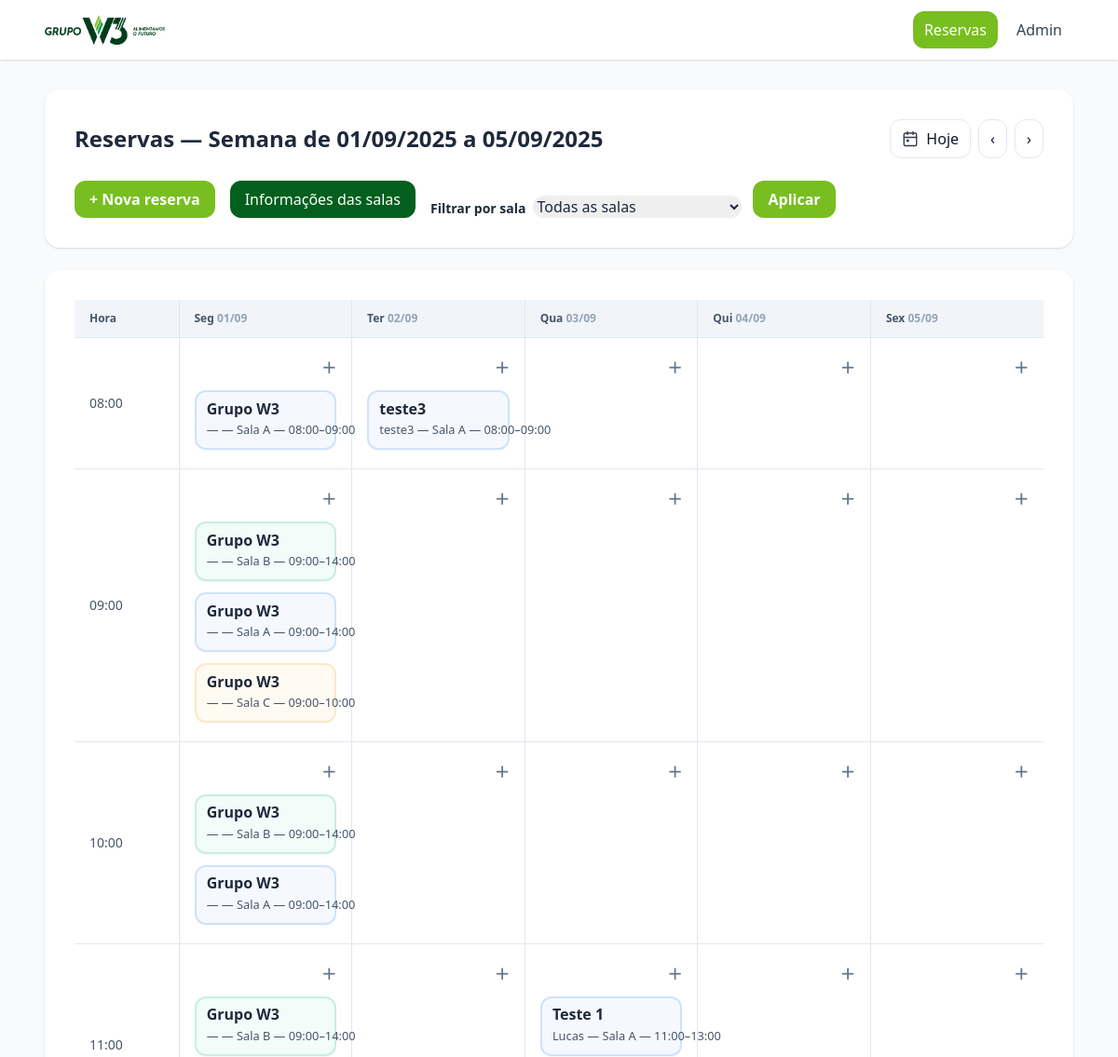
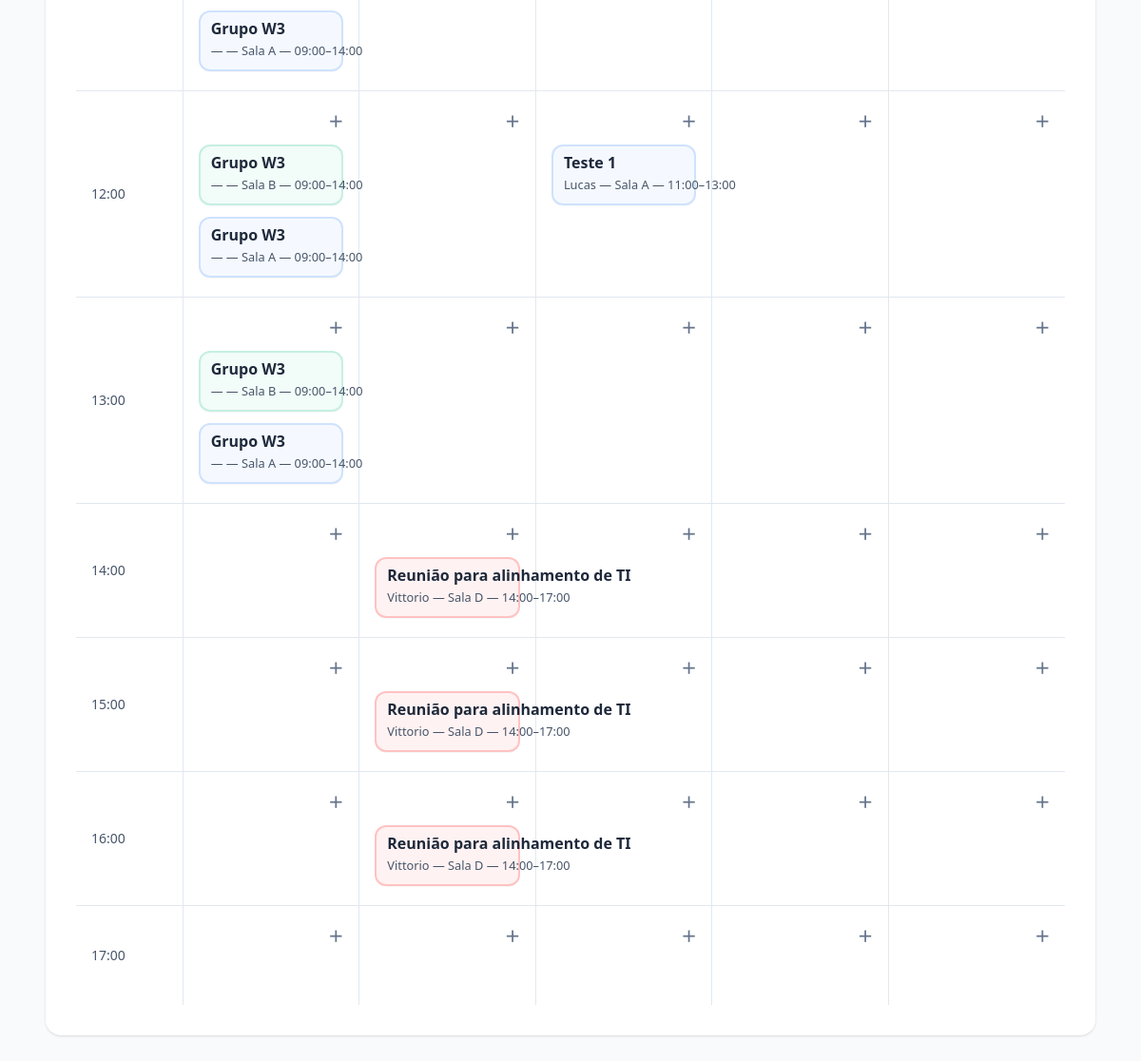
The page / on the database its author committed (2 pictures, top to bottom).
### tables this page shows
CREATE TABLE bookings (
    id INTEGER PRIMARY KEY AUTOINCREMENT,
    room_id INTEGER NOT NULL,
    title TEXT NOT NULL,
    date_start TEXT NOT NULL, -- 'YYYY-MM-DD HH:MM:SS'
    date_end   TEXT NOT NULL,
    participants TEXT,
    is_online INTEGER NOT NULL DEFAULT 0,
    meeting_link TEXT,
    notes TEXT,
    created_at TEXT NOT NULL, requester TEXT, participants_count INTEGER NOT NULL DEFAULT 1, needs_coffee INTEGER NOT NULL DEFAULT 0,
    FOREIGN KEY (room_id) REFERENCES rooms(id)
);

CREATE TABLE rooms (
    id INTEGER PRIMARY KEY AUTOINCREMENT,
    name TEXT NOT NULL,
    color TEXT NOT NULL DEFAULT '#3b82f6'
, capacity INTEGER NOT NULL DEFAULT 8, has_wifi INTEGER NOT NULL DEFAULT 1, has_tv INTEGER NOT NULL DEFAULT 1, has_board INTEGER NOT NULL DEFAULT 1, has_ac INTEGER NOT NULL DEFAULT 1, is_blocked INTEGER NOT NULL DEFAULT 0, extras TEXT DEFAULT '[]');

### bootstrap.php (called while the page is built, shortened)
<?php
function h($s) { return htmlspecialchars((string)$s, ENT_QUOTES, 'UTF-8'); }
function hh($h) { return str_pad((string)$h, 2, '0', STR_PAD_LEFT) . ':00'; }
function bookingsForCell(array $list, DateTime $cellStart, DateTime $cellEnd): array {
    $out = [];
    foreach ($list as $b) {
        $bStart = new DateTime($b['date_start']);
        $bEnd   = new DateTime($b['date_end']);
        if ($cellStart < $bEnd && $cellEnd > $bStart) { $out[] = $b; }
    }
    return $out;
}
?>

### calendario.php (the view, shortened to what this page needs)
<?php
$rooms = [];
foreach ($pdo->query('SELECT * FROM rooms ORDER BY id') as $r) {
    $rooms[(int)$r['id']] = $r;
}
$selectedRoom = isset($_GET['room_id']) ? (int)$_GET['room_id'] : 0;
$weekParam = $_GET['week'] ?? '';
$today = new DateTime('today');
$baseDate = $weekParam ? DateTime::createFromFormat('Y-m-d', $weekParam) : clone $today;
$dayOfWeek = (int)$baseDate->format('N');
$monday = (clone $baseDate)->modify('-' . ($dayOfWeek - 1) . ' days');
$friday = (clone $monday)->modify('+4 days');
$weekDays = [];
for ($i = 0; $i < 5; $i++) { $weekDays[] = (clone $monday)->modify("+$i days"); }
$weekStartSql = (clone $monday)->setTime(0,0,0)->format('Y-m-d H:i:s');
$weekEndSql   = (clone $friday)->setTime(23,59,59)->format('Y-m-d H:i:s');
$q = 'SELECT b.*, r.name AS room_name, r.color AS room_color
      FROM bookings b
      JOIN rooms r ON r.id = b.room_id
      WHERE b.date_start < :week_end AND b.date_end > :week_start';
$params = [':week_end' => $weekEndSql, ':week_start' => $weekStartSql];
$q .= ' ORDER BY b.date_start';
$st = $pdo->prepare($q);
$st->execute($params);
$allBookings = $st->fetchAll(PDO::FETCH_ASSOC);
$bookingsByDay = [];
foreach ($allBookings as $b) {
    $start = new DateTime($b['date_start']);
    $end = new DateTime($b['date_end']);
    $span = new DatePeriod((clone $start)->setTime(0,0,0), new DateInterval('P1D'), (clone $end)->setTime(23,59,59)->modify('+1 second'));
    foreach ($span as $d) {
        $key = $d->format('Y-m-d');
        $bookingsByDay[$key] = $bookingsByDay[$key] ?? [];
        $bookingsByDay[$key][] = $b;
    }
}
$stAll = $pdo->prepare('SELECT b.*, r.name AS room_name, r.color AS room_color
                        FROM bookings b
                        JOIN rooms r ON r.id = b.room_id
                        WHERE b.date_start < :week_end AND b.date_end > :week_start
                        ORDER BY b.date_start');
$stAll->execute([':week_end' => $weekEndSql, ':week_start' => $weekStartSql]);
$allBookingsAllRooms = $stAll->fetchAll(PDO::FETCH_ASSOC);
$bookingsByDayAll = [];
foreach ($allBookingsAllRooms as $b) {
    $start = new DateTime($b['date_start']);
    $end = new DateTime($b['date_end']);
    $span = new DatePeriod((clone $start)->setTime(0,0,0), new DateInterval('P1D'), (clone $end)->setTime(23,59,59)->modify('+1 second'));
    foreach ($span as $d) {
        $key = $d->format('Y-m-d');
        $bookingsByDayAll[$key] = $bookingsByDayAll[$key] ?? [];
        $bookingsByDayAll[$key][] = $b;
    }
}
?>
<div class="max-w-6xl mx-auto space-y-6">
  <div class="bg-white rounded-2xl shadow p-6 lg:p-8 space-y-6">
    <div class="flex flex-col lg:flex-row lg:items-center lg:justify-between gap-4">
      <div>
        <h1 class="text-2xl font-bold">
          Reservas — Semana de <strong><?= h($monday->format('d/m/Y')) ?></strong>
          a <strong><?= h($friday->format('d/m/Y')) ?></strong>
        </h1>
      </div>
      <?php
        $prevWeek = (clone $monday)->modify('-7 days')->format('Y-m-d');
        $nextWeek = (clone $monday)->modify('+7 days')->format('Y-m-d');
        $qsBase = 'page=calendario&room_id='.$selectedRoom;
      ?>
      <div class="cal-nav">
        <a class="nav-today" href="?<?= h($qsBase) ?>&week=<?= h((new DateTime('today'))->format('Y-m-d')) ?>">
          Hoje
        </a>
        <a class="nav-arrow" href="?<?= h($qsBase) ?>&week=<?= h($prevWeek) ?>" aria-label="Semana anterior">‹</a>
        <a class="nav-arrow" href="?<?= h($qsBase) ?>&week=<?= h($nextWeek) ?>" aria-label="Próxima semana">›</a>
      </div>
    </div>
    <div class="flex flex-wrap items-end gap-4">
      <button id="openCreate" class="px-4 h-10 rounded-xl btn-w3 font-semibold">
        + Nova reserva
      </button>
      <button id="openRooms" class="px-4 h-10 rounded-xl btn-rooms">
        Informações das salas
      </button>
      <form method="get" class="flex flex-wrap items-end gap-3">
        <div class="flex items-end gap-2">
          <label for="room_id" class="text-sm font-semibold">Filtrar por sala</label>
          <select id="room_id" name="room_id" class="w-56 rounded-xl border-slate-200 focus:ring-2 focus:ring-indigo-500">
            <option value="0" <?= $selectedRoom===0?'selected':'' ?>>Todas as salas</option>
          </select>
        </div>
        <button class="px-4 h-10 rounded-xl btn-w3 font-semibold">Aplicar</button>
      </form>
    </div>
  </div>
  <div class="hidden md:block">
    <main class="bg-white rounded-2xl shadow p-6 lg:p-8">
      <div>
        <table class="w-full table-fixed">
          <thead class="bg-slate-100 border-b border-slate-200">
            <tr>
              <th class="w-28 px-4 py-3 text-left text-xs font-semibold text-slate-600 sticky left-0 bg-slate-100 border-r border-slate-200">Hora</th>
              <?php foreach ($weekDays as $d): ?>
                <th class="px-4 py-3 text-left text-xs font-semibold text-slate-600 border-l border-slate-200">
                  <?php $label = [1=>'Seg',2=>'Ter',3=>'Qua',4=>'Qui',5=>'Sex'][(int)$d->format('N')]; ?>
                  <?= h($label) ?> <span class="text-slate-400"><?= h($d->format('d/m')) ?></span>
                </th>
              <?php endforeach; ?>
            </tr>
          </thead>
          <tbody>
            <?php for ($h = 8; $h < 18; $h++): ?>
              <tr class="border-t border-slate-200">
                <td class="px-4 py-4 text-sm text-slate-600 sticky left-0 bg-white border-r border-slate-200"><?= hh($h) ?></td>
                <?php foreach ($weekDays as $d): ?>
                  <?php
                    $cellStart = (clone $d)->setTime($h, 0, 0);
                    $cellEnd   = (clone $d)->setTime($h+1, 0, 0);
                    $key = $d->format('Y-m-d');
                    $list = $bookingsByDay[$key] ?? [];
                    $cellBookings = bookingsForCell($list, $cellStart, $cellEnd);
                    $allList = $bookingsByDayAll[$key] ?? [];
                    $cellBookingsAll = bookingsForCell($allList, $cellStart, $cellEnd);
                    $occupiedRooms = [];
                    foreach ($cellBookingsAll as $cb) { $occupiedRooms[(int)$cb['room_id']] = true; }
                    $slotFull = count($occupiedRooms) >= count($rooms);
                  ?>
                  <td class="align-top px-3 py-4 border-l border-slate-200">
                    <div class="min-h-[72px] flex flex-col gap-3 <?= !$slotFull ? 'cursor-pointer hover:bg-slate-50' : 'opacity-60' ?> rounded-lg p-1"
                         <?= !$slotFull ? "onclick=\"openCreateWith('".h($key)."','".hh($h)."','".hh($h+1)."')\"" : '' ?>>
                      <?php if (!$slotFull): ?>
                        <button class="self-end text-slate-500 hover:text-slate-700 font-semibold" title="Agendar neste horário"
                                onclick="event.stopPropagation(); openCreateWith('<?= h($key) ?>','<?= hh($h) ?>','<?= hh($h+1) ?>')">＋</button>
                      <?php else: ?>
                        <span class="self-end text-slate-500 cursor-not-allowed" title="Horário indisponível (salas ocupadas/bloqueadas)">—</span>
                      <?php endif; ?>
                      <?php foreach ($cellBookings as $b): ?>
                        <button class="booking-card text-left"
                                style="border-color: <?= h($b['room_color']) ?>33; background: <?= h($b['room_color']) ?>0d"
                                onclick='event.stopPropagation(); showBooking(<?= json_encode([
                                    "id" => (int)$b["id"],
                                    "title" => $b["title"],
                                    "room" => $b["room_name"],
                                    "room_id" => (int)$b["room_id"],
                                    "color" => $b["room_color"],
                                    "requester" => $b["requester"],
                                    "is_online" => (int)$b["is_online"],
                                    "meeting_link" => $b["meeting_link"],
                                    "needs_coffee" => (int)$b["needs_coffee"],
                                    "participants" => $b["participants"],
                                    "participants_count" => (int)$b["participants_count"],
                                    "notes" => $b["notes"],
                                    "start" => (new DateTime($b["date_start"]))->format("d/m/Y H:i"),
                                    "end" => (new DateTime($b["date_end"]))->format("d/m/Y H:i"),
                                ], JSON_UNESCAPED_UNICODE | JSON_UNESCAPED_SLASHES) ?>)'>
                          <div class="booking-title truncate"><?= h($b['title']) ?></div>
                          <div class="booking-meta">
                            <?= h($b['requester'] ?: '—') ?> — <?= h($b['room_name']) ?> — <?= (new DateTime($b['date_start']))->format('H:i') ?>–<?= (new DateTime($b['date_end']))->format('H:i') ?>
                          </div>
                        </button>
                      <?php endforeach; ?>
                    </div>
                  </td>
                <?php endforeach; ?>
              </tr>
            <?php endfor; ?>
          </tbody>
        </table>
      </div>
    </main>
  </div>
</div>

### index.php (style rules this page uses)
.booking-card { display:flex; flex-direction:column; gap:.25rem; border:1px solid #e2e8f0; background:#f8fafc; border-radius:.75rem; padding:.6rem .7rem; }
.booking-title { font-weight:700; line-height:1.1; }
.booking-meta { font-size:.8rem; color:#475569; white-space:nowrap; overflow:hidden; text-overflow:ellipsis; }
:root { --w3-green: #78BE20; }
.btn-w3 { background: var(--w3-green); color:#fff; }

### calendario.php (style rules this page uses)
.cal-nav { display:flex;align-items:center;gap:.5rem }
.cal-nav a { display:inline-flex;align-items:center;gap:.5rem;border-radius:.75rem;padding:.5rem .75rem;color:#0f172a }
.cal-nav .nav-today,.cal-nav .nav-arrow { border:1px solid #e2e8f0 }
.cal-nav .icon { width:18px;height:18px;opacity:.85 }
.btn-rooms { background:#035F1D;color:#fff }

### partials/scripts.php (style rules this page uses)
.booking-card { display:flex; flex-direction:column; gap:.25rem; border:2px solid var(--booking-border, #e2e8f0); background: var(--booking-bg, #f8fafc); border-radius:.75rem; padding:.6rem .7rem; box-shadow: 0 1px 0 rgba(0,0,0,.03); }
.booking-title { font-weight:700; line-height:1.1; }
.booking-meta { font-size:.8rem; color:#475569; white-space:nowrap; overflow:hidden; text-overflow:ellipsis; }

### rows shown on the page
bookings: title "Grupo W3", requester "—", room.name "Sala A", date_start "08:00", date_end "09:00"
bookings: title "teste3", requester "teste3", room.name "Sala A", date_start "08:00", date_end "09:00"
bookings: title "Grupo W3", requester "—", room.name "Sala B", date_start "09:00", date_end "14:00"
bookings: title "Grupo W3", requester "—", room.name "Sala A", date_start "09:00", date_end "14:00"
bookings: title "Grupo W3", requester "—", room.name "Sala C", date_start "09:00", date_end "10:00"
bookings: title "Teste 1", requester "Lucas", room.name "Sala A", date_start "11:00", date_end "13:00"
bookings: title "Reunião para alinhamento de TI", requester "Vittorio", room.name "Sala D", date_start "14:00", date_end "17:00"

### other values the page prints
$monday->format('d/m/Y') "01/09/2025"
$friday->format('d/m/Y') "05/09/2025"
$label "Seg"
$d->format('d/m') "01/09"
$label "Ter"
$d->format('d/m') "02/09"
$label "Qua"
$d->format('d/m') "03/09"
$label "Qui"
$d->format('d/m') "04/09"
$label "Sex"
$d->format('d/m') "05/09"
hh($h) "08:00"
hh($h) "09:00"
hh($h) "10:00"
